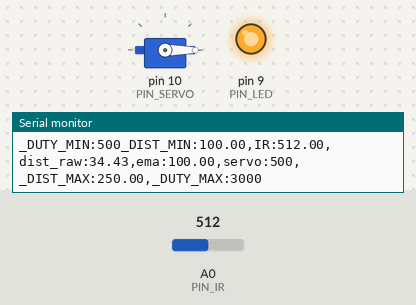
Recording of a sketch running on a simulated Arduino Uno, built with avr-gcc and run on an emulated ATmega328P. On the bench: servo, output pins drawn as LEDs (lit = HIGH), the last lines printed to the serial monitor. Inputs (shaded band) come from the test bench; at power-on: A0 (PIN_IR) = 512.

Above: at 1.2 s.
1.3 s: A0 (PIN_IR) set to 358
2.8 s: A0 (PIN_IR) set to 334
At 3.7 s:
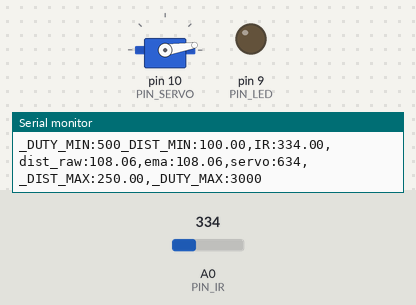
4.4 s: A0 (PIN_IR) set to 306
At 4.9 s:
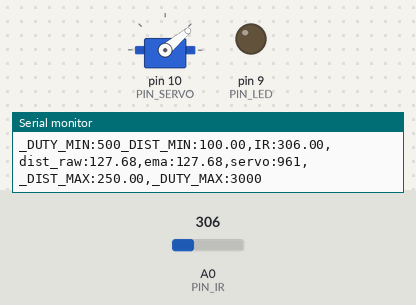
6.0 s: A0 (PIN_IR) set to 240
At 6.8 s:
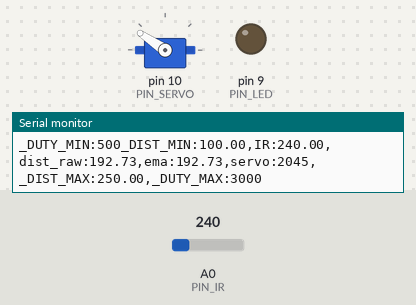
7.7 s: A0 (PIN_IR) set to 260
At 8.6 s:
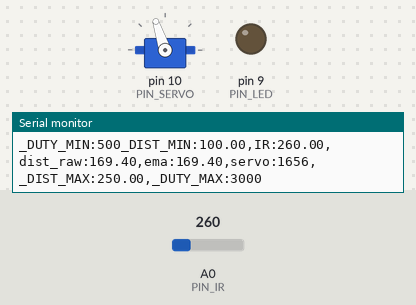
9.3 s: A0 (PIN_IR) set to 122
At 10.2 s:
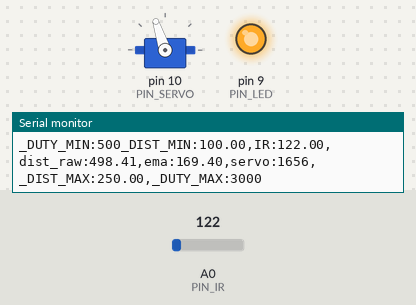
Timing chart, 0 to 11.8 s (numbered marks = the images above; inputs shaded):
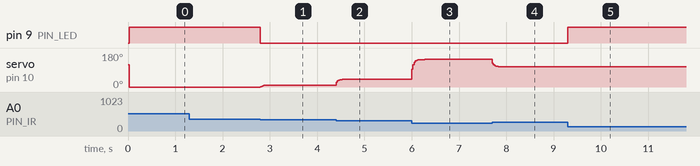

Measured:
- the behaviour switches between 348 and 347 on A0 (PIN_IR) (found by bisection; images 0 and 1)
- after the input at 2.8 s, pin 9 (PIN_LED): HIGH → LOW at once; servo on pin 10 (PIN_SERVO): 0° → 9° at once
- after the input at 4.4 s, servo on pin 10 (PIN_SERVO): 9° → 40° at once
- after the input at 6.0 s, servo on pin 10 (PIN_SERVO): 40° → 145° at once, → 146° 0.27 s later
- after the input at 7.7 s, servo on pin 10 (PIN_SERVO): 146° → 108° at once
- after the input at 9.3 s, pin 9 (PIN_LED): LOW → HIGH at once

The sketch:

17_example_3.ino
```cpp
#include <Servo.h>

// Arduino pin assignment

#define PIN_IR    0         // IR sensor at Pin A0
#define PIN_LED   9
#define PIN_SERVO 10

#define _DUTY_MIN 500  // servo full clock-wise position (0 degree)
#define _DUTY_NEU 1750  // servo neutral position (90 degree)
#define _DUTY_MAX 3000  // servo full counter-clockwise position (180 degree)

#define _DIST_MIN  100.0   // minimum distance 100mm
#define _DIST_MAX  250.0   // maximum distance 250mm

#define EMA_ALPHA  0.5      // for EMA Filter

#define LOOP_INTERVAL 25   // Loop Interval (unit: msec)

Servo myservo;
unsigned long last_loop_time;   // unit: msec

float dist_prev = _DIST_MIN;
float dist_ema = _DIST_MIN;
float dist_ema_prev = _DIST_MIN;

void setup()
{
  pinMode(PIN_LED, OUTPUT);

  myservo.attach(PIN_SERVO);
  myservo.writeMicroseconds(_DUTY_NEU);

  Serial.begin(1000000);    // 1,000,000 bps
}

void loop()
{
  unsigned long time_curr = millis();
  int duty;
  float a_value, dist_raw, dist_filtered;

  // wait until next event time
  if (time_curr < (last_loop_time + LOOP_INTERVAL))
    return;
  last_loop_time += LOOP_INTERVAL;

  a_value = analogRead(PIN_IR);
  dist_raw = (6762.0/(a_value-9)-4.0)*10.0 - 60.0;

if ((dist_raw == 0.0) || (dist_raw > _DIST_MAX)) {
      dist_filtered = dist_prev;
      digitalWrite(PIN_LED, 1);
  } else if (dist_raw < _DIST_MIN) {
      dist_filtered = dist_prev;
      digitalWrite(PIN_LED, 1);
  } else {    // In desired Range
      dist_filtered = dist_raw;
      dist_prev = dist_raw;
      digitalWrite(PIN_LED, 0);
  } // Put range Filter code here (_DIST_MIN ~ _DIST_MAX)
  // and turn on LED if the distance is in the range

  dist_ema = dist_filtered*EMA_ALPHA+dist_ema_prev*EMA_ALPHA;

  dist_ema_prev = dist_ema;

  //duty = map(dist_ema, _DIST_MIN, _DIST_MAX, _DUTY_MIN, _DUTY_MAX);
  duty = (dist_ema - _DIST_MIN) * (_DUTY_MAX - _DUTY_MIN) / (_DIST_MAX - _DIST_MIN) + _DUTY_MIN; // Put map() equivalent code here

  myservo.writeMicroseconds(duty);

  Serial.print("_DUTY_MIN:");  Serial.print(_DUTY_MIN);
  Serial.print("_DIST_MIN:");  Serial.print(_DIST_MIN);
  Serial.print(",IR:");        Serial.print(a_value);
  Serial.print(",dist_raw:");  Serial.print(dist_raw);
  Serial.print(",ema:");       Serial.print(dist_ema);
  Serial.print(",servo:");     Serial.print(duty);
  Serial.print(",_DIST_MAX:"); Serial.print(_DIST_MAX);
  Serial.print(",_DUTY_MAX:"); Serial.print(_DUTY_MAX);
  Serial.println("");
}
```
